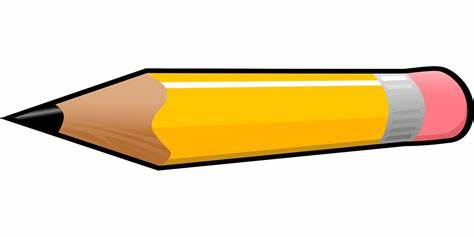
#> input picture TaskManagementSystem/TMS_Pages_Code/TMS_Pages_Code_Individual/AddImage.jpg, 474 x 237 px
$ python -i Add.py   (imports and definitions only)
#> lines starting #> are read from the running program, lines starting #| are printed output that depends on the picture
'''
Team Purple
Task Management System
Add Page
'''

import tkinter as tk
from tkinter import *
from PIL import Image, ImageTk
import csv
import Class as TC
from tkinter import messagebox

def AddFunc(window = None):
    # Creating the adujstable window
    '''window = tk.Tk()
    window.title('Add | Task Management System')
    window.geometry('800x500')
    window.grid_rowconfigure(1, weight=1)
    window.grid_columnconfigure(0, weight=1)'''
    if window is None:
        window = tk.Tk()

    window.title('Add | Task Management System')
    window.geometry('800x600')
    window.grid_rowconfigure(1, weight=1)
    window.grid_columnconfigure(0, weight=1)
    window.configure(bg='purple')


    # Frames and Title
    Top = tk.Frame(window, bg = 'white', height = 100, width = 1000)
    Top.pack (fill=BOTH, expand=True)
    frame1 = tk.Frame(window, bg = 'purple') ##title
    frame2 = tk.Frame(window, bg = 'purple')##date
    frame3 = tk.Frame(window, bg = 'purple')##time
    frame4 = tk.Frame(window, bg = 'purple')##duration
    frame5 = tk.Frame(window, bg = 'purple')##Description
    frame6 = tk.Frame(window, bg = 'purple')##buttons
    frame1.pack (fill=BOTH, expand=True)
    frame2.pack (fill=BOTH, expand=True)
    frame3.pack (fill=BOTH, expand=True)
    frame4.pack (fill=BOTH, expand=True)
    frame5.pack (fill=BOTH, expand=True)
    frame6.pack(fill=BOTH, expand=True, padx=345)

    pageTitle = tk.Label(Top, text = 'Add a Task', fg = 'Black', bg = 'white', font = ('Times New Roman', 30))
    pageTitle.pack()

    # Image
    img = Image.open("AddImage.jpg") # load image
#> img is the input picture: PIL image 474x237 RGB; mean R, G, B 236.4, 220.7, 190.6
    resized_image = img.resize((200,100)) # resize, remove structural padding # Image.Resampling.LANCZOS
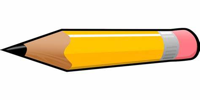
#> resized_image: PIL image 200x100 RGB; mean R, G, B 236.4, 220.7, 190.7
    new_image = ImageTk.PhotoImage(resized_image)# convert to photoimage
    imageLabel = Label(Top, image = new_image) #display the image
    imageLabel.pack()


    # Labels
    title = tk.Label(frame1, text = 'Title: ', fg = 'white', bg = 'purple', font = ('Bold', 12))
    date = tk.Label(frame2, text = 'Date (format: mm/dd/yyyy): ', fg = 'white', bg = 'purple', font = ('Bold', 12))
    time = tk.Label(frame3, text = 'Time (military time, include colon): ', fg = 'white', bg = 'purple', font = ('Bold', 12))
    duration = tk.Label(frame4, text = 'Duration(hours): ', fg = 'white', bg = 'purple', font = ('Bold', 12))
    description = tk.Label(frame5, text = 'Description: ', fg = 'white', bg = 'purple', font = ('Bold', 12))

    # Entries
    titleEnt = tk.Entry(frame1)
    dateEnt = tk.Entry(frame2)
    timeEnt = tk.Entry(frame3)
    durationEnt = tk.Entry(frame4)
    descriptionEnt = tk.Entry(frame5)

    title.pack()
    titleEnt.pack()
    date.pack()
    dateEnt.pack()
    time.pack()
    timeEnt.pack()
    duration.pack()
    durationEnt.pack()
    description.pack()
    descriptionEnt.pack()


    # Function

    def Save():
        with open ('CurrentUser.csv', 'r') as file:
            csvReader = csv.reader(file)
            for singleRow in csvReader:
                U = singleRow[0]

        titleInp = titleEnt.get()
        dateInp = dateEnt.get()
        timeInp = timeEnt.get()
        durationInp = durationEnt.get()
        descrInp = descriptionEnt.get()

        try:
            if dateInp.find("/"):
                d = dateInp.split("/")
                t=timeInp.split(":")
                condition1 = (int(d[-1]) >= 2022 and int(d[-1]) < 2033)
                condition2 = len(timeInp)==5
                if condition1 and condition2:
                    infoList = [U, titleInp, dateInp, timeInp, durationInp, descrInp]
                    with open ('taskList.csv', 'a', newline = '') as file:
                        csvWriter = csv.writer(file)
                        csvWriter.writerow(infoList)
                    window.destroy()
                elif (int(d[0]) < 2022 or int(d[0]) > 2033):
                    messagebox.showwarning('Invalid Input', 'Please enter a valid date between year 2022 and 2032.')

                else:
                    messagebox.showwarning('Invalid Input', 'Please enter a valid date and time following the given formats.')
        except:
            messagebox.showwarning('Invalid Input', 'Please enter a valid date and time following the given formats.')


    def Exit():
        window.destroy()


    # Exit Button
    save = tk.Button(frame6, text = 'Save', width = 4, height = 2, command = Save).grid(column=0, row=0, padx=10)
    exitBut = tk.Button(frame6, text = 'Exit', width = 4, height = 2, command = Exit).grid(column=1, row=0)

    window.mainloop()


# [2 lines not run here, left out]

>>> result = AddFunc()

$ run again, with TaskManagementSystem/TMS_Pages_Code/TMS_Pages_Code_Individual/SetPage.jpg copied over TaskManagementSystem/TMS_Pages_Code/TMS_Pages_Code_Individual/AddImage.jpg
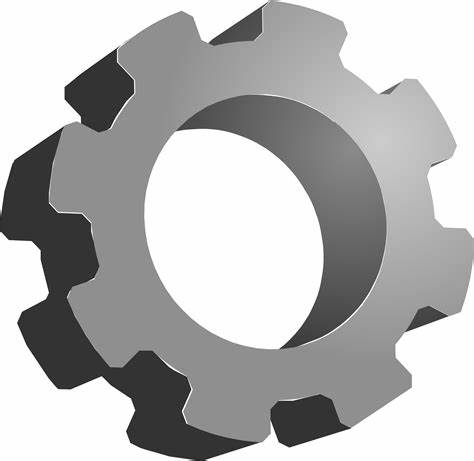
#> input picture TaskManagementSystem/TMS_Pages_Code/TMS_Pages_Code_Individual/SetPage.jpg, 474 x 461 px
#> in AddFunc, img is the input picture: PIL image 474x461 RGB; min 0, max 255, mean 181.3
#> in AddFunc, `resized_image = img.resize((200,100))`:
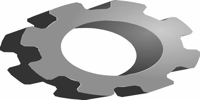
#> resized_image: PIL image 200x100 RGB; min 36, max 255, mean 181.3

$ run again, with TaskManagementSystem/TMS_Pages_Code/TMS_Pages_Code_Individual/EditPage.png saved as TaskManagementSystem/TMS_Pages_Code/TMS_Pages_Code_Individual/AddImage.jpg
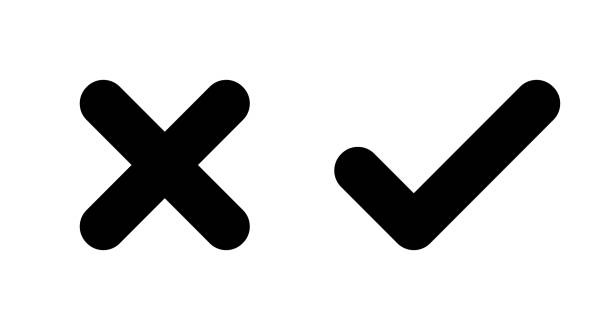
#> input picture TaskManagementSystem/TMS_Pages_Code/TMS_Pages_Code_Individual/EditPage.png, 612 x 330 px
#> in AddFunc, img is the input picture: PIL image 612x330 L; min 0, max 255, mean 215.8
#> in AddFunc, `resized_image = img.resize((200,100))`:
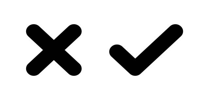
#> resized_image: PIL image 200x100 L; min 0, max 255, mean 215.8
